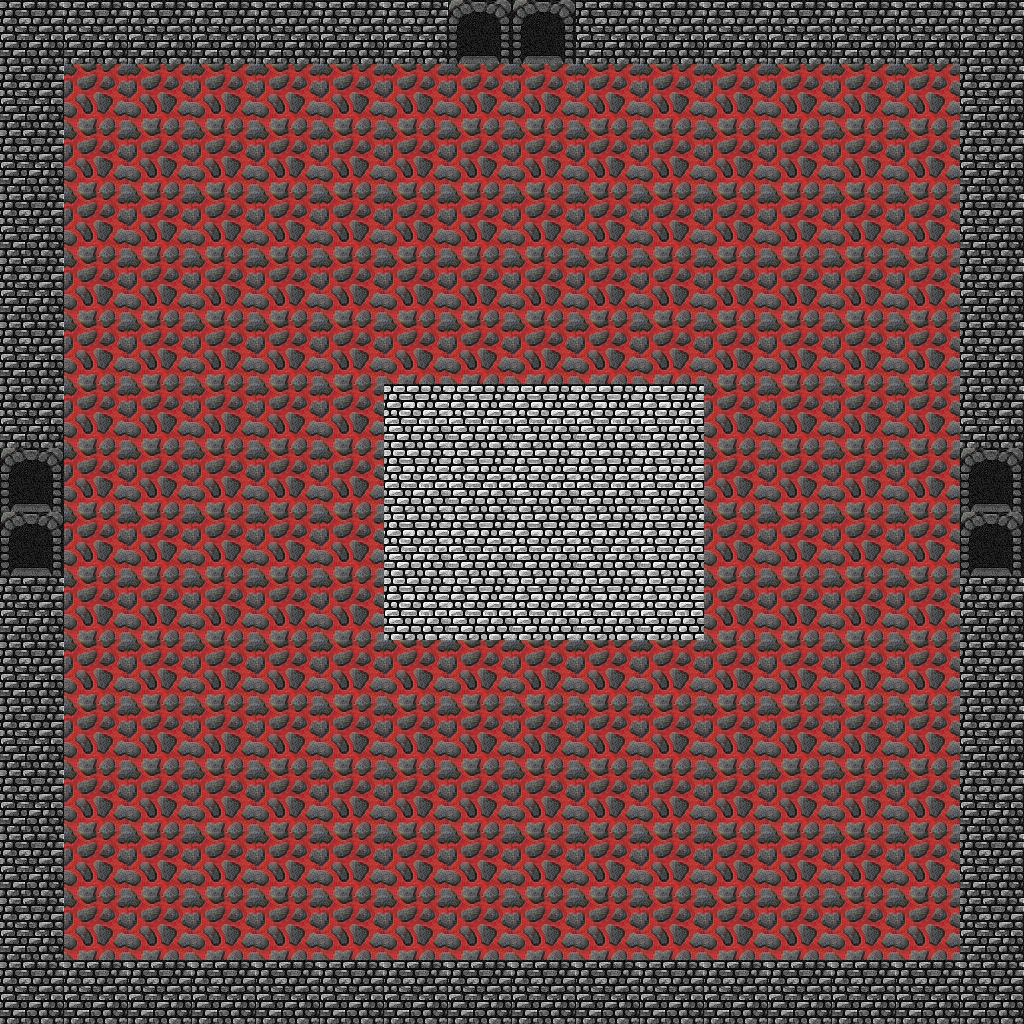

This game map was drawn from its Tiled (.tmx) file and the tilesets committed beside it. A one-line description and the trimmed map source follow:
An orthogonal 16x16 tile map with 64x64 px tiles, 2 tile layers (Ground, Walls), 3 tilesets and 22 objects (2x NORTH, 2x WEST, 2x SOUTH, 2x EAST).

<map version="1.0" orientation="orthogonal" renderorder="right-down" width="16" height="16" tilewidth="64" tileheight="64">
 <properties>
  <property name="ExitPoints" value="NEWS" />
 </properties>
 <tileset firstgid="1" name="simpletiles" tilewidth="64" tileheight="64" spacing="1">
  <image source="simpletiles.png" width="130" height="130" />
 </tileset>
 <tileset firstgid="5" name="cavefloor" tilewidth="64" tileheight="64">
  <image source="cavefloor.png" width="196" height="196" />
 </tileset>
 <tileset firstgid="14" name="tiles64" tilewidth="64" tileheight="64">
  <image source="tiles64.png" width="768" height="320" />
 </tileset>
 <layer name="Ground" width="16" height="16">
  <data>[256 cells, 256 non-empty, 3 distinct tile ids]</data>
 </layer>
 <layer name="Walls" width="16" height="16">
  <data>[256 cells, 80 non-empty, 3 distinct tile ids]</data>
 </layer>
 <objectgroup name="collisionObjects" visible="0">
  <object x="0" y="0" width="448" height="64" />
  <object x="995" y="345" height="1" />
  <object x="960" y="64" width="64" height="384" />
  <object x="0" y="64" width="64" height="384" />
  <object x="0" y="576" width="64" height="384" />
  <object x="960" y="576" width="64" height="384" />
  <object x="576" y="0" width="448" height="64" />
  <object x="0" y="960" width="448" height="64" />
  <object x="576" y="960" width="448" height="64" />
  <object x="384" y="384" width="320" height="256" />
 </objectgroup>
 <objectgroup name="portalObjects" visible="0">
  <object type="NORTH" x="448" y="0" width="128" height="64" />
  <object type="WEST" x="0" y="448" width="64" height="128" />
  <object type="SOUTH" x="448" y="960" width="128" height="64" />
  <object type="EAST" x="960" y="448" width="64" height="128" />
 </objectgroup>
 <objectgroup name="spawnPoints" visible="0">
  <object type="WEST" x="130" y="514" />
  <object type="EAST" x="880" y="502" width="12" height="17" />
  <object type="SOUTH" x="514" y="935" />
  <object type="NORTH" x="509" y="131" />
 </objectgroup>
 <objectgroup name="staticLights">
  <object x="707" y="383">
   <properties>
    <property name="BLUE" value="0" />
    <property name="GREEN" value="0" />
    <property name="LENGTH" value="2" />
    <property name="RED" value="255" />
   </properties>
  </object>
  <object x="376" y="380">
   <properties>
    <property name="BLUE" value="0" />
    <property name="GREEN" value="0" />
    <property name="LENGTH" value="2" />
    <property name="RED" value="255" />
   </properties>
  </object>
  <object x="375" y="640">
   <properties>
    <property name="BLUE" value="0" />
    <property name="GREEN" value="0" />
    <property name="LENGTH" value="2" />
    <property name="RED" value="255" />
   </properties>
  </object>
  <object x="700" y="647">
   <properties>
    <property name="BLUE" value="0" />
    <property name="GREEN" value="0" />
    <property name="LENGTH" value="2" />
    <property name="RED" value="255" />
   </properties>
  </object>
 </objectgroup>
</map>
